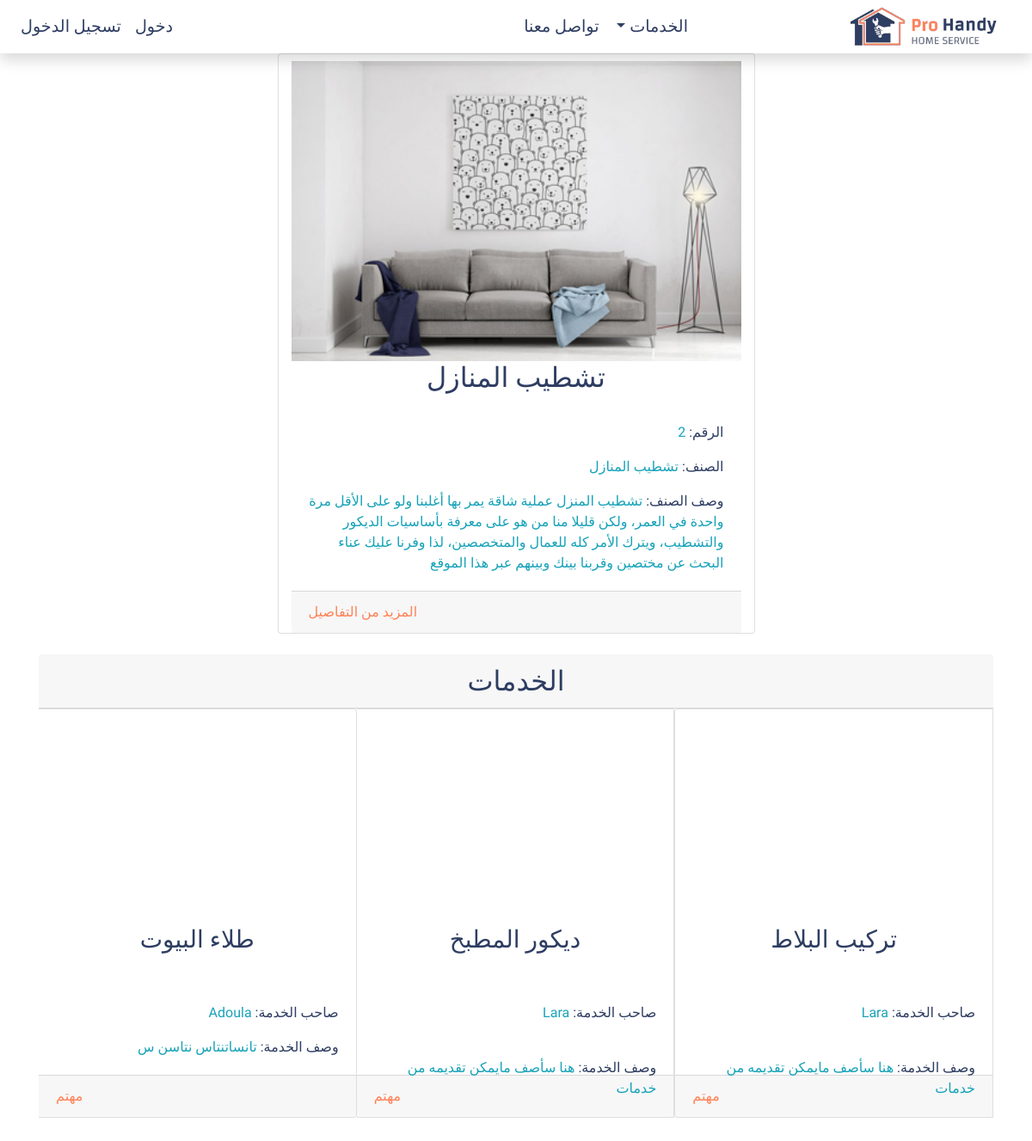
The app's page /category/2, older data.
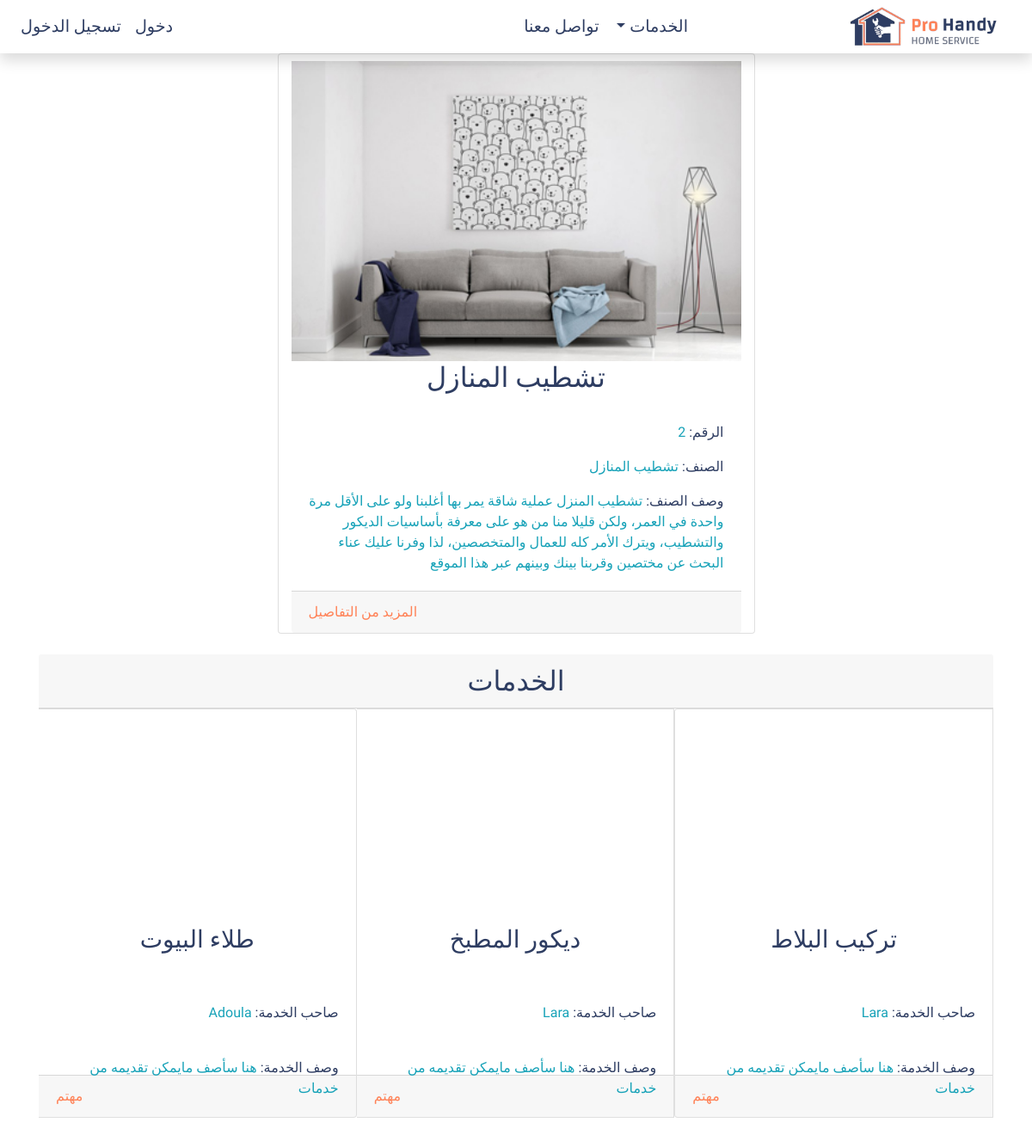
The same page, newer data.
### application/models.py (models this page shows, shortened)
class Category(db.Model):
    id = db.Column(db.Integer, primary_key=True)
    category_name = db.Column(db.String(20), unique=True, nullable=False)
    description = db.Column(db.Text)
    image_file = db.Column(db.String(20), nullable=False, default='category.svg')
    services = db.relationship('Service', cascade="all, delete", backref='parent', lazy=True)

class Service(db.Model):
    id = db.Column(db.Integer, primary_key=True)
    service_name = db.Column(db.String(20), unique=True, nullable=False)
    description = db.Column(db.Text)
    image_file = db.Column(db.String(20), nullable=False, default='profile.svg')
    user_id = db.Column(db.Integer, db.ForeignKey('user.id'), nullable=False)
    category_id = db.Column(db.Integer, db.ForeignKey('category.id'), nullable=False)
    requests = db.relationship('ServiceRequest', cascade="all, delete", backref='requested', lazy=True)

class User(db.Model, UserMixin):
    id = db.Column(db.Integer, primary_key=True)
    username = db.Column(db.String(20), unique=True, nullable=False)
    full_name = db.Column(db.String(64), default='no full name')
    email = db.Column(db.String(120), unique=True, nullable=False)
    user_type = db.Column(db.String(20))
    image_file = db.Column(db.String(20), nullable=False, default='profile.png')
    password = db.Column(db.String(64), nullable=False)
    services = db.relationship('Service', backref='owner', lazy=True)
    created_at = db.Column(db.DateTime, nullable=False, default=datetime.utcnow)
    last_login = db.Column(db.DateTime)
    is_active = db.Column(db.Boolean, default=False)
    is_connected = db.Column(db.Boolean, default=False)
    address_first_line = db.Column(db.String(64), default='')
    address_second_line = db.Column(db.String(64), default='')
    city = db.Column(db.String(20), default='')
    phone_number = db.Column(db.String(14), default='')
    lat = db.Column(db.Float(20))
    lon = db.Column(db.Float(20))
    requests = db.relationship('ServiceRequest', cascade="all, delete", backref='client', lazy=True)
    request_messages = db.relationship('ServiceRequestMessages', cascade="all, delete", backref='message_sender', lazy=True)
    notifications = db.relationship('Notification', cascade="all, delete", backref='user_notified', lazy=True)

### application/routes.py (the view)
@app.route('/category/<int:id>')
def category_details(id):
    categories = Category.query.all()
    category = Category.query.get_or_404(id)
    return render_template('category.html', categories=categories, category=category)

### application/templates/category.html
{% extends 'base.html' %}
{% block main %}
    <section class="container row mx-auto">
        <div class="card col-lg-6 mx-auto">
            <div class="hover-effect">
                <img data-aos="fade" class="card-img-top pt-2" src="{{ url_for('static', filename='img/categories/'+category.image_file) }}">
            </div>
            <h2 class="card-title text-center">{{ category.category_name }}</h2>
                <div class="card-body text-right">
                    <p data-aos="slide-up" class="card-text">الرقم: <span class="text-info">{{ category.id }}</span></p>
                    <p data-aos="slide-up" class="card-text">الصنف: <span class="text-info">{{ category.category_name }}</span></p>
                    <p data-aos="slide-up" class="card-text">وصف الصنف: <span class="text-info">{{ category.description }}</span></p>
                </div>
                <div data-aos="fade-up" class="card-footer">
                    {% if current_user.user_type == 'admin' %}
                        <a class="card-link left" href="{{ url_for('update_category', id=category.id) }}">تعديل</a>
                    {% else %}
                        <a class="card-link left" href="#services">المزيد من التفاصيل</a>
                    {% endif %}
                </div>
        </div>
    </section>
    <section class="container pt-4">
        <h2 id="services" class="card-header text-center">الخدمات</h2>
        <div class="card-group">
            {% for service in category.services %}
                <div class="card">
                    <div class="hover-effect">
                        <img data-aos="flip-down" class="card-img-top p-2" src="{{ url_for('static', filename='img/services/'+service.image_file) }}">
                    </div>
                    <h3 class="card-title text-center">{{ service.service_name }}</h3>
                <div class="card-body text-right">
                    <p data-aos="slide-up" class="card-text">صاحب الخدمة: <span class="text-info">{{ service.owner.username }}</span></p>
                    <p data-aos="slide-up" class="card-text">وصف الخدمة: <span class="text-info">{{ service.description }}</span></p>
                </div>
                <div class="card-footer">
                    <a href="{{ url_for('service_details', id=service.id) }}">مهتم</a>
                </div>
                </div>
            {% endfor %}
        </div>
    </section>
{% endblock %}

### application/templates/base.html (shortened to what this page needs)
<!DOCTYPE html>
<html lang="ar" dir="rtl">
<head>
    <link href='https://api.tiles.mapbox.com/mapbox-gl-js/v1.3.1/mapbox-gl.css' rel='stylesheet' />
    <link rel="stylesheet" href="https://stackpath.bootstrapcdn.com/bootstrap/4.3.1/css/bootstrap.min.css">
    <link href="https://stackpath.bootstrapcdn.com/font-awesome/4.7.0/css/font-awesome.min.css" rel="stylesheet">
    <link rel="stylesheet" href="{{ url_for('static', filename='css/styles.css') }}">
    <link rel="stylesheet" href="https://unpkg.com/aos@next/dist/aos.css" />
    <link rel="stylesheet" href="https://cdn.jsdelivr.net/bxslider/4.2.12/jquery.bxslider.css">
</head>
<body class="">
    <header>
        {% include 'nav.html' %}
    </header>
    <main class="">
        {% block main %}
        {% endblock %}
    </main>
</body>
</html>

### application/templates/nav.html (shortened to what this page needs)
<nav class="navbar navbar-expand-sm navbar-primary shadow" data-aos="fade-down">
    <a class="" href="/">
        <img id="app-logo" src="{{ url_for('static', filename='img/banner.png') }}" alt="" class="img-fluid">
    </a>
    <div class="collapse navbar-collapse" id="navbarTogglerDemo01">
        <ul class="navbar-nav mx-auto pr-0 d-flex">
            <li class="nav-item dropdown">
                <a class="nav-link dropdown-toggle" href="#" id="navbardrop" data-toggle="dropdown">
                    الخدمات
                </a>
            </li>
            <li class="nav-item">
                <a class="nav-link nav-effect" href="#contact">تواصل معنا</a>
            </li>
        </ul>
        <ul class="navbar-nav d-flex justify-content-around flex-row mr-auto justify-content-end">
            {% if current_user.is_authenticated %}
                <li class="nav-item">
                    <a href="{{ url_for('profile') }}">
                        <img id="user-nav-img" class="align-self-center mr-3 rounded-circle" src="{{ url_for('static', filename='img/users-profile/') }}{{ current_user.image_file }}" alt="">
                    </a>
                </li>
                <li class="nav-item">
                        <a class="" href="#" id="notdrop" data-toggle="dropdown">
                            <span id="notif-badge" class="position-absolute">
                            </span>
                            <i id="notification" class="material-icons align-middle">notifications_none</i>
                        </a>
                        <div id="notif-drop" class="dropdown-menu border-0 text-right" aria-labelledby="notdrop">
                            <div id="notifs-list"></div>
                            <div class="dropdown-divider"></div>
                            <a id="all-notifs" class="dropdown-item text-center" href="#">كل الشعارات</a>
                        </div>
                </li>
                <li class="nav-item">
                    <a class="nav-link nav-effect" href="{{ url_for('logout') }}">خروج</a>
                </li>
            {% else %}
                <li class="nav-item">
                    <a class="nav-link nav-effect" href="{{ url_for('login') }}">دخول</a>
                </li>
                <li class="nav-item">
                    <a class="nav-link nav-effect" href="{{ url_for('register') }}">تسجيل الدخول</a>
                </li>
            {% endif %}
        </ul>
    </div>
</nav>

### application/static/css/styles.css (style rules this page uses)
html { height: 100%; }
body { font-family: 'Changa', serif; color: #2e3d62; min-height: 100%; position: relative; padding: 0; }
body::after { content: ''; display: block; height: 50px; }
.nav-effect, .dropdown-toggle { font-size: 1.2em; background-position: 0% 100%; background-repeat: no-repeat; background-size: 0% 2px; transition: all .3s ease-in-out; }
#app-logo { width: 200px; }
nav { z-index: 1; }
.text-primary, a { color: #ff8257; }
nav a { color: #2e3d62; }
.hover-effect { position:relative; overflow:hidden; }
.hover-effect::before, .hover-effect::after { content:""; background:#fff; height:0; width:0; z-index:1; position:absolute; -webkit-transition-duration:1.3s; -o-transition-duration:1.3s; transition-duration:1.3s; }
.hover-effect::after { bottom:0; opacity:.7; left:0; }
.hover-effect::before { right:0; opacity:1; top:0 }

Row changes from the older to the newer data that the page shows:
changed Service "طلاء البيوت": description "تانساتنتاس نتاسن س" → "هنا سأصف مايمكن تقديمه من خدمات"
